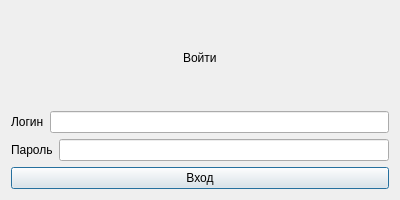
<?xml version="1.0" encoding="UTF-8"?>
<ui version="4.0">
 <class>Dialog</class>
 <widget class="QDialog" name="Dialog">
  <property name="geometry">
   <rect>
    <x>0</x>
    <y>0</y>
    <width>400</width>
    <height>200</height>
   </rect>
  </property>
  <property name="maximumSize">
   <size>
    <width>16777215</width>
    <height>200</height>
   </size>
  </property>
  <property name="windowTitle">
   <string>Dialog</string>
  </property>
  <layout class="QGridLayout" name="gridLayout">
   <item row="0" column="0">
    <layout class="QVBoxLayout" name="verticalLayout_2">
     <item>
      <layout class="QHBoxLayout" name="horizontalLayout_3">
       <item>
        <spacer name="horizontalSpacer">
         <property name="orientation">
          <enum>Qt::Horizontal</enum>
         </property>
         <property name="sizeHint" stdset="0">
          <size>
           <width>40</width>
           <height>20</height>
          </size>
         </property>
        </spacer>
       </item>
       <item>
        <widget class="QLabel" name="label">
         <property name="text">
          <string>Войти</string>
         </property>
        </widget>
       </item>
       <item>
        <spacer name="horizontalSpacer_2">
         <property name="orientation">
          <enum>Qt::Horizontal</enum>
         </property>
         <property name="sizeHint" stdset="0">
          <size>
           <width>40</width>
           <height>20</height>
          </size>
         </property>
        </spacer>
       </item>
      </layout>
     </item>
     <item>
      <layout class="QVBoxLayout" name="verticalLayout">
       <item>
        <layout class="QHBoxLayout" name="horizontalLayout">
         <item>
          <widget class="QLabel" name="label_2">
           <property name="text">
            <string>Логин</string>
           </property>
          </widget>
         </item>
         <item>
          <widget class="QLineEdit" name="lineEdit"/>
         </item>
        </layout>
       </item>
       <item>
        <layout class="QHBoxLayout" name="horizontalLayout_2">
         <item>
          <widget class="QLabel" name="label_3">
           <property name="text">
            <string>Пароль</string>
           </property>
          </widget>
         </item>
         <item>
          <widget class="QLineEdit" name="lineEdit_2"/>
         </item>
        </layout>
       </item>
       <item>
        <widget class="QPushButton" name="pushButton">
         <property name="text">
          <string>Вход</string>
         </property>
        </widget>
       </item>
      </layout>
     </item>
    </layout>
   </item>
  </layout>
 </widget>
 <resources/>
 <connections/>
</ui>
